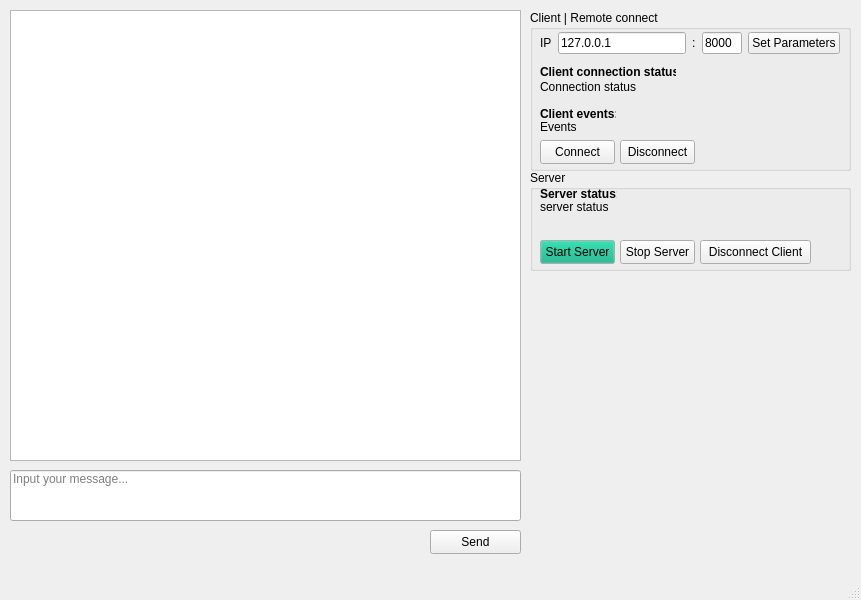
<?xml version="1.0" encoding="UTF-8"?>
<ui version="4.0">
 <class>MainWindow</class>
 <widget class="QMainWindow" name="MainWindow">
  <property name="geometry">
   <rect>
    <x>0</x>
    <y>0</y>
    <width>861</width>
    <height>600</height>
   </rect>
  </property>
  <property name="windowTitle">
   <string>MainWindow</string>
  </property>
  <widget class="QWidget" name="centralwidget">
   <widget class="QTextEdit" name="textWidget">
    <property name="geometry">
     <rect>
      <x>10</x>
      <y>10</y>
      <width>511</width>
      <height>451</height>
     </rect>
    </property>
    <property name="readOnly">
     <bool>true</bool>
    </property>
   </widget>
   <widget class="QLineEdit" name="lineEdit_messageToSend">
    <property name="geometry">
     <rect>
      <x>10</x>
      <y>470</y>
      <width>511</width>
      <height>51</height>
     </rect>
    </property>
    <property name="inputMask">
     <string/>
    </property>
    <property name="text">
     <string/>
    </property>
    <property name="maxLength">
     <number>256</number>
    </property>
    <property name="alignment">
     <set>Qt::AlignmentFlag::AlignLeading|Qt::AlignmentFlag::AlignLeft|Qt::AlignmentFlag::AlignTop</set>
    </property>
    <property name="placeholderText">
     <string>Input your message...</string>
    </property>
   </widget>
   <widget class="QPushButton" name="pushButton_sendMessage">
    <property name="geometry">
     <rect>
      <x>430</x>
      <y>530</y>
      <width>91</width>
      <height>24</height>
     </rect>
    </property>
    <property name="text">
     <string>Send</string>
    </property>
   </widget>
   <widget class="QGroupBox" name="groupBox">
    <property name="geometry">
     <rect>
      <x>530</x>
      <y>10</y>
      <width>321</width>
      <height>161</height>
     </rect>
    </property>
    <property name="title">
     <string>Client | Remote connect</string>
    </property>
    <widget class="QWidget" name="layoutWidget">
     <property name="geometry">
      <rect>
       <x>10</x>
       <y>20</y>
       <width>300</width>
       <height>26</height>
      </rect>
     </property>
     <layout class="QHBoxLayout" name="horizontalLayout_net_preferences" stretch="0,0,0,0,0">
      <item>
       <widget class="QLabel" name="label_ipv4">
        <property name="text">
         <string>IP</string>
        </property>
       </widget>
      </item>
      <item>
       <widget class="QLineEdit" name="lineEdit_ipv4">
        <property name="inputMask">
         <string/>
        </property>
        <property name="text">
         <string>127.0.0.1</string>
        </property>
        <property name="maxLength">
         <number>23</number>
        </property>
        <property name="placeholderText">
         <string>127.0.0.1</string>
        </property>
       </widget>
      </item>
      <item>
       <widget class="QLabel" name="label_port">
        <property name="lineWidth">
         <number>1</number>
        </property>
        <property name="text">
         <string>:</string>
        </property>
       </widget>
      </item>
      <item>
       <widget class="QLineEdit" name="lineEdit_port">
        <property name="maximumSize">
         <size>
          <width>40</width>
          <height>16777215</height>
         </size>
        </property>
        <property name="text">
         <string>8000</string>
        </property>
        <property name="maxLength">
         <number>5</number>
        </property>
        <property name="frame">
         <bool>true</bool>
        </property>
        <property name="placeholderText">
         <string>8000</string>
        </property>
       </widget>
      </item>
      <item>
       <widget class="QPushButton" name="button_setParameters">
        <property name="text">
         <string>Set Parameters</string>
        </property>
       </widget>
      </item>
     </layout>
    </widget>
    <widget class="QLabel" name="label">
     <property name="geometry">
      <rect>
       <x>10</x>
       <y>50</y>
       <width>136</width>
       <height>23</height>
      </rect>
     </property>
     <property name="font">
      <font>
       <bold>true</bold>
       <underline>false</underline>
      </font>
     </property>
     <property name="text">
      <string>Client connection status:</string>
     </property>
    </widget>
    <widget class="QLabel" name="label_clietnConnection">
     <property name="geometry">
      <rect>
       <x>10</x>
       <y>70</y>
       <width>309</width>
       <height>21</height>
      </rect>
     </property>
     <property name="text">
      <string>Connection status</string>
     </property>
     <property name="alignment">
      <set>Qt::AlignmentFlag::AlignLeading|Qt::AlignmentFlag::AlignLeft|Qt::AlignmentFlag::AlignTop</set>
     </property>
    </widget>
    <widget class="QLabel" name="label_2">
     <property name="geometry">
      <rect>
       <x>10</x>
       <y>90</y>
       <width>76</width>
       <height>28</height>
      </rect>
     </property>
     <property name="font">
      <font>
       <bold>true</bold>
       <underline>false</underline>
      </font>
     </property>
     <property name="text">
      <string>Client events:</string>
     </property>
    </widget>
    <widget class="QLabel" name="label_clientEvents">
     <property name="geometry">
      <rect>
       <x>10</x>
       <y>110</y>
       <width>301</width>
       <height>28</height>
      </rect>
     </property>
     <property name="text">
      <string>Events</string>
     </property>
     <property name="alignment">
      <set>Qt::AlignmentFlag::AlignLeading|Qt::AlignmentFlag::AlignLeft|Qt::AlignmentFlag::AlignTop</set>
     </property>
    </widget>
    <widget class="QPushButton" name="pushButton_connectToServer">
     <property name="enabled">
      <bool>true</bool>
     </property>
     <property name="geometry">
      <rect>
       <x>10</x>
       <y>130</y>
       <width>75</width>
       <height>24</height>
      </rect>
     </property>
     <property name="text">
      <string>Connect</string>
     </property>
    </widget>
    <widget class="QPushButton" name="pushButton_disconnectFromServer">
     <property name="geometry">
      <rect>
       <x>90</x>
       <y>130</y>
       <width>75</width>
       <height>24</height>
      </rect>
     </property>
     <property name="text">
      <string>Disconnect</string>
     </property>
    </widget>
   </widget>
   <widget class="QGroupBox" name="groupBox_2">
    <property name="geometry">
     <rect>
      <x>530</x>
      <y>170</y>
      <width>321</width>
      <height>101</height>
     </rect>
    </property>
    <property name="title">
     <string>Server</string>
    </property>
    <widget class="QLabel" name="label_3">
     <property name="geometry">
      <rect>
       <x>10</x>
       <y>10</y>
       <width>77</width>
       <height>28</height>
      </rect>
     </property>
     <property name="font">
      <font>
       <bold>true</bold>
       <underline>false</underline>
      </font>
     </property>
     <property name="text">
      <string>Server status:</string>
     </property>
    </widget>
    <widget class="QLabel" name="label_serverStatus">
     <property name="geometry">
      <rect>
       <x>10</x>
       <y>30</y>
       <width>301</width>
       <height>41</height>
      </rect>
     </property>
     <property name="text">
      <string>server status</string>
     </property>
     <property name="alignment">
      <set>Qt::AlignmentFlag::AlignLeading|Qt::AlignmentFlag::AlignLeft|Qt::AlignmentFlag::AlignTop</set>
     </property>
    </widget>
    <widget class="QPushButton" name="pushButton_startServer">
     <property name="geometry">
      <rect>
       <x>10</x>
       <y>70</y>
       <width>75</width>
       <height>24</height>
      </rect>
     </property>
     <property name="palette">
      <palette>
       <active>
        <colorrole role="Button">
         <brush brushstyle="SolidPattern">
          <color alpha="255">
           <red>0</red>
           <green>170</green>
           <blue>127</blue>
          </color>
         </brush>
        </colorrole>
       </active>
       <inactive>
        <colorrole role="Button">
         <brush brushstyle="SolidPattern">
          <color alpha="255">
           <red>0</red>
           <green>170</green>
           <blue>127</blue>
          </color>
         </brush>
        </colorrole>
       </inactive>
       <disabled>
        <colorrole role="Button">
         <brush brushstyle="SolidPattern">
          <color alpha="255">
           <red>0</red>
           <green>170</green>
           <blue>127</blue>
          </color>
         </brush>
        </colorrole>
       </disabled>
      </palette>
     </property>
     <property name="text">
      <string>Start Server</string>
     </property>
    </widget>
    <widget class="QPushButton" name="pushButton_stopServer">
     <property name="geometry">
      <rect>
       <x>90</x>
       <y>70</y>
       <width>75</width>
       <height>24</height>
      </rect>
     </property>
     <property name="text">
      <string>Stop Server</string>
     </property>
    </widget>
    <widget class="QPushButton" name="pushButton_disconnectClient">
     <property name="geometry">
      <rect>
       <x>170</x>
       <y>70</y>
       <width>111</width>
       <height>24</height>
      </rect>
     </property>
     <property name="text">
      <string>Disconnect Client</string>
     </property>
    </widget>
   </widget>
  </widget>
  <widget class="QMenuBar" name="menubar">
   <property name="geometry">
    <rect>
     <x>0</x>
     <y>0</y>
     <width>861</width>
     <height>22</height>
    </rect>
   </property>
  </widget>
  <widget class="QStatusBar" name="statusbar"/>
 </widget>
 <resources/>
 <connections/>
</ui>
